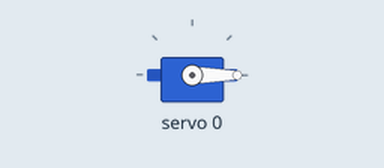
The sketch below on a simulated Arduino Uno, built with avr-gcc and run on an emulated ATmega328P. Parts: servo. What the sketch prints to the serial monitor is not drawn.

Above: at 0.05 s.
At 3.0 s:
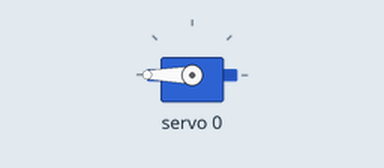
Timing chart, 0 to 6.9 s (numbered marks = the images above):
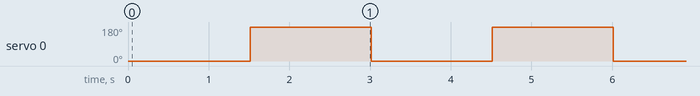

Measured:
- by itself, servo 0: alternates 180° for 1.5 s and 0° for 1.5 s

The sketch:

i2c_servo.ino
```cpp
#include <Wire.h>
#include <Adafruit_PWMServoDriver.h>

// ── PCA9685 instance (default I2C address 0x40) ──────────────────────────────
Adafruit_PWMServoDriver pca = Adafruit_PWMServoDriver(0x40);

// ── MG90S pulse width limits (microseconds) ──────────────────────────────────
// Tower Pro MG90S: 500 µs = 0°,  2400 µs = 180°
// If a servo doesn't reach its full end stop, nudge these by ±50 µs.
#define SERVO_MIN_US   500
#define SERVO_MAX_US   2400

//PWM frequency
#define PWM_FREQ       50

//Servo configuration
#define NUM_SERVOS     4

// Map a logical servo index to its PCA9685 channel (0–15)
// Edit these to match your physical wiring
uint8_t servoChannel[NUM_SERVOS] = { 0, 1, 2, 3 };


// ── Helper: convert an angle (0–180°) to a PCA9685 12-bit tick count ─────────
uint16_t angleToPulse(float degrees) {
  degrees = constrain(degrees, 0.0f, 180.0f);

  // Linear map: degrees → pulse width in microseconds
  float pulseUs = SERVO_MIN_US + (degrees / 180.0f) * (SERVO_MAX_US - SERVO_MIN_US);

  // At 50 Hz the period is 20 000 µs, mapped to 4096 ticks by the PCA9685
  return (uint16_t)((pulseUs / 20000.0f) * 4096.0f);
}

// ── Move a servo to a target angle ───────────────────────────────────────────
void setServoAngle(uint8_t servoIndex, float degrees) {
  if (servoIndex >= NUM_SERVOS) return;
  pca.setPWM(servoChannel[servoIndex], 0, angleToPulse(degrees));
}

// ── Release a servo (stops holding torque — reduces heat on MG90S) ───────────
void releaseServo(uint8_t servoIndex) {
  if (servoIndex >= NUM_SERVOS) return;
  pca.setPWM(servoChannel[servoIndex], 0, 0);
}

void setup() {
  Serial.begin(9600);
  while (!Serial) delay(10);

  Wire.begin();
  pca.begin();
  pca.setOscillatorFrequency(27000000);   // PCA9685 internal oscillator: 27 MHz
  pca.setPWMFreq(PWM_FREQ);               // 50 Hz for MG90S
  delay(10);

  Serial.println("Ready.");
}

void loop() {

  //independent positioning
  Serial.println("Individual positions...");
  setServoAngle(0, 0);
  delay(1500);
  setServoAngle(0, 180);
  delay(1500);

}
```
